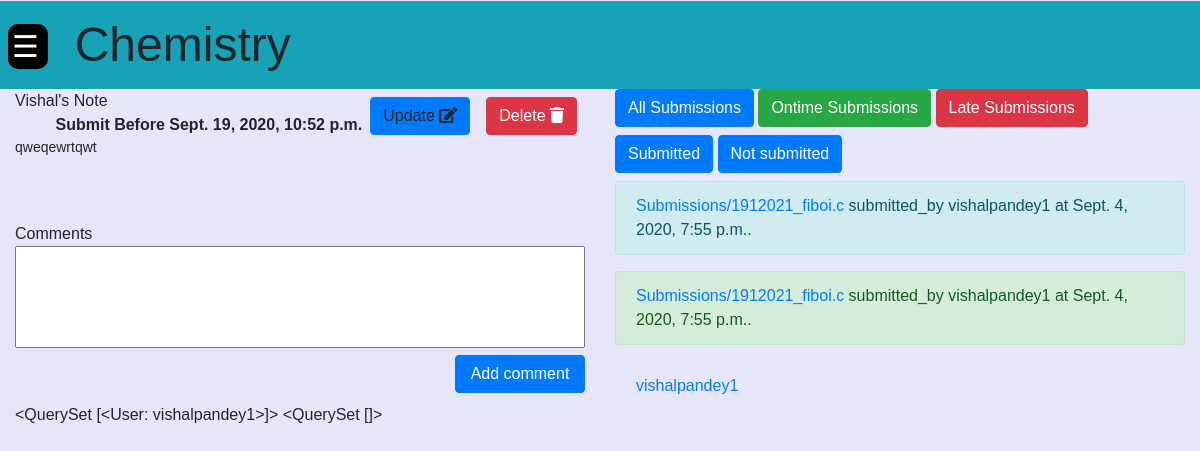
The page /Ue28rnzDP2/1/1/assignment/ (signed in) on the database its author committed.
### basic/models.py (models this page shows, shortened)
class Subject(models.Model):
	classroom = models.ForeignKey(Classroom, on_delete = models.CASCADE)
	subject_name = models.CharField(max_length=50)
	teacher = models.ForeignKey(User,on_delete=models.CASCADE)

class Assignment(models.Model):
	subject_name = models.ForeignKey(Subject,on_delete=models.CASCADE)
	uploaded_on = models.DateTimeField(auto_now_add= True)
	file = models.FileField(upload_to='media/',null=True,blank = True)
	topic = models.CharField(max_length=100,)
	description = models.TextField(max_length=500,)
	submission_date = models.DateTimeField()
	assigned_by = models.ForeignKey(User,on_delete=models.CASCADE)
	submitted_by = models.ManyToManyField(User,related_name="Submissions")

class Submission(models.Model):
	assignment = models.ForeignKey(Assignment, on_delete=models.CASCADE)
	file = models.FileField(upload_to="Submissions/",null=True,blank=True)
	submitted_by = models.ForeignKey(User,on_delete=models.CASCADE)
	submitted_on = models.DateTimeField(auto_now_add=True)
	current_status = models.BooleanField(default=False)

### basic/views.py (the view, shortened to what this page needs)
# urls.py: path('<unique_id>/<subject_id>/<id>/assignment/',assignment_page,name="assignment_page"),
@login_required
def assignment_page(request,unique_id,subject_id,id):
    classroom = Classroom.objects.get(unique_id=unique_id)
    if member_check(request.user, classroom):
        subject = Subject.objects.all().filter(classroom=classroom).get(id=subject_id)
        assignments = Assignment.objects.all().filter(subject_name=subject).order_by('submission_date').reverse()
        assignment = Assignment.objects.all().filter(subject_name=subject).get(id=id)
        updateform =None
        if classroom.created_by==request.user or request.user==subject.teacher:
            if request.method=="POST":
                updateform = AssignmentForm(request.POST,request.FILES,instance=assignment)
                if updateform.is_valid():
                    assignmentform = updateform.save(commit=False)
                    assignmentform.subject_name = subject
                    assignmentform.save()
                    return redirect(f'/{unique_id}/{subject_id}/{assignment.id}/assignment/')
            else:
                updateform= AssignmentForm(instance=assignment)
        form=None
        try:
            submission = Submission.objects.all().filter(assignment=assignment,submitted_by=request.user)
        except Submission.DoesNotExist:
            submission = None
        all_submissions = Submission.objects.all().filter(assignment=assignment)
        late_submissions = Submission.objects.all().filter(submitted_on__gt=assignment.submission_date)
        ontime_submissions = all_submissions.difference(late_submissions)
        submitted,not_submitted= None,None
        is_teacher = classroom.created_by==request.user or request.user==subject.teacher
        params={
            'assignment':assignment,
            'subject':subject,
            'form':form,
            'updateform':updateform,
            'classroom':classroom,
            'submissionform':form,
            'submission':submission,
            'all_submissions':all_submissions,
            'late_submissions':late_submissions,
            'ontime_submissions':ontime_submissions,
            'is_teacher':is_teacher,
            }
        if is_teacher:
            members = classroom.members.all()
            teachers = classroom.teacher.all()
            students = members.difference(teachers)
            submitted = assignment.submitted_by.all()
            not_submitted = students.difference(submitted)
            params['submitted']=submitted
            params['not_submitted']=not_submitted
        return render(request,'assignment_page.html',params)
    else:
        raise Http404()

### basic/forms.py
class AssignmentForm(forms.ModelForm):
	class Meta:
		model = Assignment
		fields = ['file','topic','description',]

### basic/views.py (called while the page is built)
def member_check(user,classroom):
    return classroom.members.all().filter(username=user.username)

### templates/assignment_page.html (shortened to what this page needs)
{% extends 'subject_page.html' %}
{% load crispy_forms_tags %}
{% load humanize %}
{% load comments %}
{% load static %}
{% block subject_content %}
<div class="container-fluid">
	<div class="row">
		<div class="col-sm-12 col-md-6">
			{% if is_teacher %}
				<a class="btn btn-danger m-2 float-right" href="{% url 'delete_assignment' classroom.unique_id subject.id assignment.id %}">
					Delete <i class="fa fa-trash" aria-hidden="true"></i>
				</a>
				<a class="btn btn-primary m-2 float-right" data-toggle="modal" data-target="#updateresource">
				 Update <i class="fas fa-edit"></i></i>
				</a>
			{% endif %}
			{{ assignment.topic }}<br>
				<b style="float:right;">
					 Submit Before <nobr>{{ assignment.submission_date }}</nobr>
				</b><br>
				<pre>{{ assignment.description }}</pre>
				<br><br>
			{% include 'assignmentcomment.html' %}
			{{ submitted }} {{ not_submitted }}
		</div>
		<div class="col"style="float:right;">
			{% if is_teacher %}
			<div id="assignment-container">
				<button class="btn btn-primary mb-2" @click="show_all_submissions">All Submissions</button>
				<button class="btn btn-success mb-2" @click='show_ontime_submissions'>Ontime Submissions </button>
				<button class="btn btn-danger mb-2" @click="show_late_submissions"> Late Submissions </button>
				<button class="btn btn-primary mb-2" @click="show_submitted">Submitted  </button>
				<button class="btn btn-primary mb-2" @click="show_not_submitted">Not submitted</button>
				<span v-if="all_submissions">
					{% for submission in all_submissions %}
						<div class="alert alert-info">
							<a href="{{submission}}" download>{{ submission.file }} </a>
							submitted_by {{ submission.submitted_by }} at {{ submission.submitted_on }}.
						</div>
					{% endfor %}
				</span>
				<span v-if="ontime_submissions">
					{% for submission in ontime_submissions %}
						<div class="alert alert-success">
								<a href="{{submission}}" download>{{ submission.file }} </a>
								submitted_by {{ submission.submitted_by }} at {{ submission.submitted_on }}.
						</div>
					{% endfor %}
				</span>
				<span v-if="submitted">
				{% for student in submitted %}
					<div class="alert">
							<a href="/profile/{{student.username}}">{{student.username}} </a>
					</div>
				{% endfor %}
				</span>
			</div>
			{% endif %}
		</div>
</div>
</div>
{% endblock %}

### templates/subject_page.html (shortened to what this page needs)
{% extends 'base.html' %}
{% load static %}
{% load crispy_forms_tags %}
{% block content %}
<div class="row">
		<div class="col-12">
			<div class="bg-info p-2">
				<span class="pl-1 "id="openNav" style="display: inline;float:left;position:relative;top:15px;" onclick="openNav()">&#9776;</span>
					<span style="font-size:3em">&nbsp; {{ subject.subject_name|title }}</span>
			</div>
			{% block subject_content %} {% endblock %}
		</div>
</div>
{% endblock %}

### static/css/home.css (style rules this page uses)
html * { font-family: 'Montserrat', sans-serif; scroll-behavior: smooth; }
#openNav { background:black; color:white; font-size:30px; cursor:pointer; width:40px; border-radius:10px; border-color:white; }

### rows shown on the page
Subject: subject_name "Chemistry"
Assignment: topic "Vishal's Note", submission_date "Sept. 19, 2020, 10:52 p.m.", description "qweqewrtqwt"
Submission: file "Submissions/1912021_fiboi.c", submitted_by "vishalpandey1", submitted_on "Sept. 4, 2020, 7:55 p.m."

### other values the page prints
{{ submitted }} "<QuerySet [<User: vishalpandey1>]>"
{{ not_submitted }} "<QuerySet []>"
{{ student.username }} "vishalpandey1"
